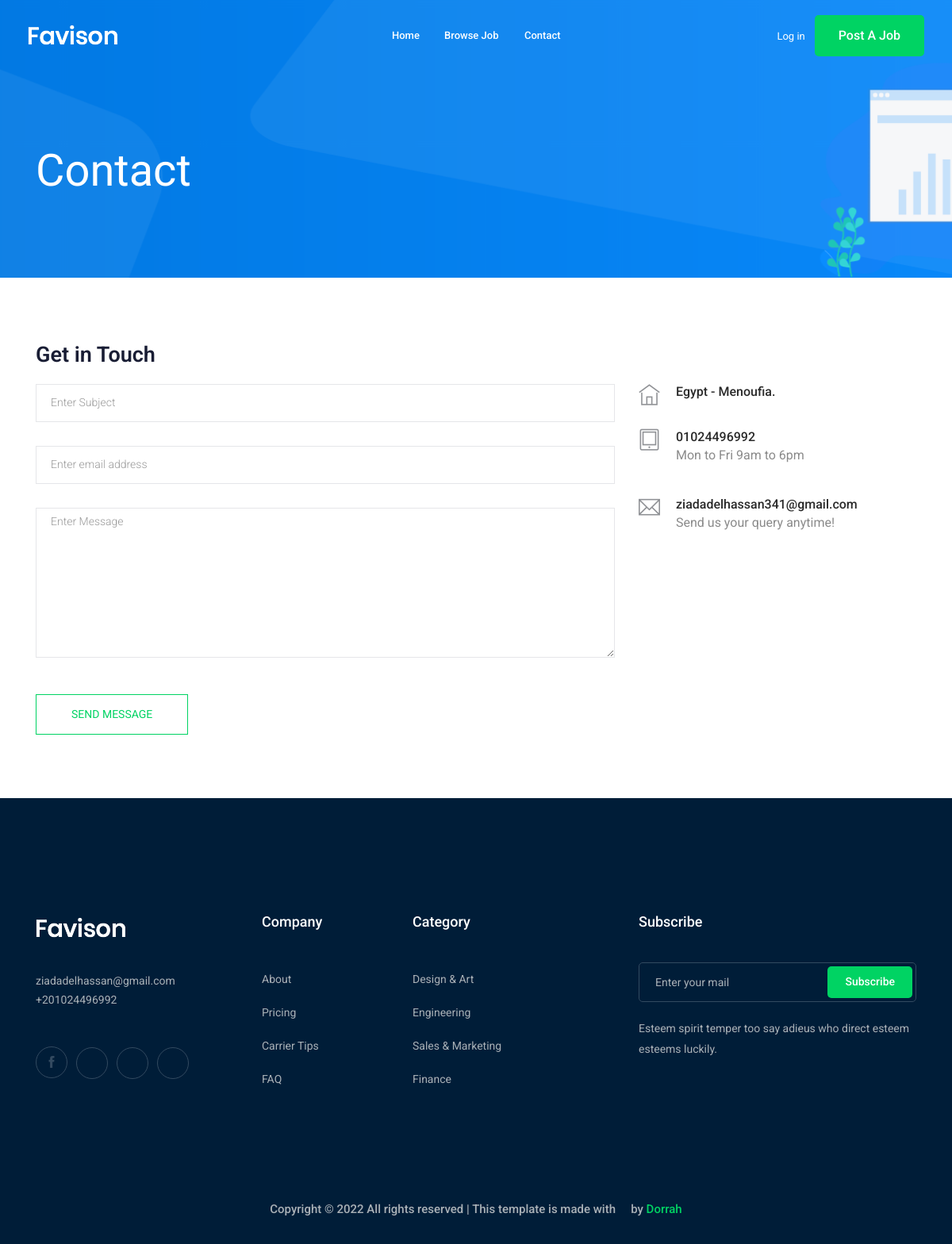
The page /contact-us/ on the database its author committed.
### contact/models.py (models this page shows, shortened)
class Info (models.Model):
    place = models.CharField(max_length=50)
    phone_number = models.CharField(max_length=20)
    email = models.EmailField(max_length=254)
    class Meta:
        verbose_name = ("Info ")
        verbose_name_plural = ("Infos")

### contact/views.py (the view, shortened to what this page needs)
# urls.py: path('', views.send_massage, name='contact'),
def send_massage(request):
    myinfo = Info.objects.first()
    return render(request, 'contact/contact.html', {'myinfo': myinfo})

### contact/templates/contact/contact.html (shortened to what this page needs)
{% extends "base.html" %}
{% block body %}
    <div class="bradcam_area bradcam_bg_1">
        <div class="container">
            <div class="row">
                <div class="col-xl-12">
                    <div class="bradcam_text">
                        <h3>contact</h3>
                    </div>
                </div>
            </div>
        </div>
    </div>
<section class="contact-section section_padding">
    <div class="container">
      <div class="row">
        <div class="col-12">
          <h2 class="contact-title">Get in Touch</h2>
        </div>
        <div class="col-lg-8">
          <form class="form-contact contact_form" method="post">
            <div class="row">
              <div class="col-12">
                <div class="form-group">
                  <input class="form-control" name="subject" id="subject" type="text" onfocus="this.placeholder = ''" onblur="this.placeholder = 'Enter Subject'" placeholder = 'Enter Subject'>
                </div>
              </div>
              <div class="col-sm-12">
                <div class="form-group">
                  <input class="form-control" name="email" id="email" type="email" onfocus="this.placeholder = ''" onblur="this.placeholder = 'Enter email address'" placeholder = 'Enter email address'>
                </div>
              </div>
              <div class="col-12">
                <div class="form-group">
                    <textarea class="form-control w-100" name="message" id="message" cols="30" rows="9" onfocus="this.placeholder = ''" onblur="this.placeholder = 'Enter Message'" placeholder = 'Enter Message'></textarea>
                </div>
              </div>
            </div>
            <div class="form-group mt-3">
              <button type="submit" class="button button-contactForm btn_4 boxed-btn">Send Message</button>
            </div>
          </form>
        </div>
        <div class="col-lg-4">
          <div class="media contact-info">
            <span class="contact-info__icon"><i class="ti-home"></i></span>
            <div class="media-body">
              <h3>{{myinfo.place}}.</h3>
            </div>
          </div>
          <div class="media contact-info">
            <span class="contact-info__icon"><i class="ti-tablet"></i></span>
            <div class="media-body">
              <h3>{{myinfo.phone_number}}</h3>
              <p>Mon to Fri 9am to 6pm</p>
            </div>
          </div>
          <div class="media contact-info">
            <span class="contact-info__icon"><i class="ti-email"></i></span>
            <div class="media-body">
              <h3>{{myinfo.email}}</h3>
              <p>Send us your query anytime!</p>
            </div>
          </div>
        </div>
      </div>
    </div>
</section>
{% endblock body %}

### rows shown on the page
Info: place "Egypt - Menoufia", phone_number "01024496992", email "ziadadelhassan341@gmail.com"
